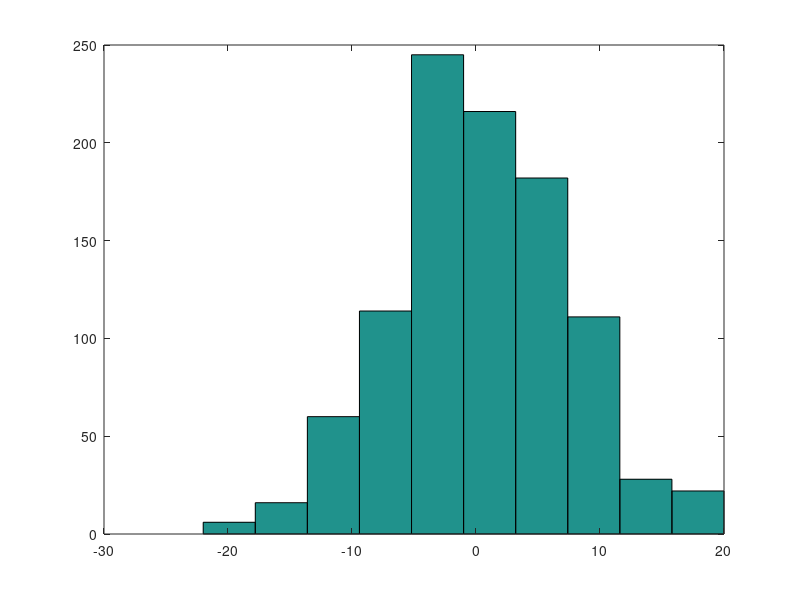
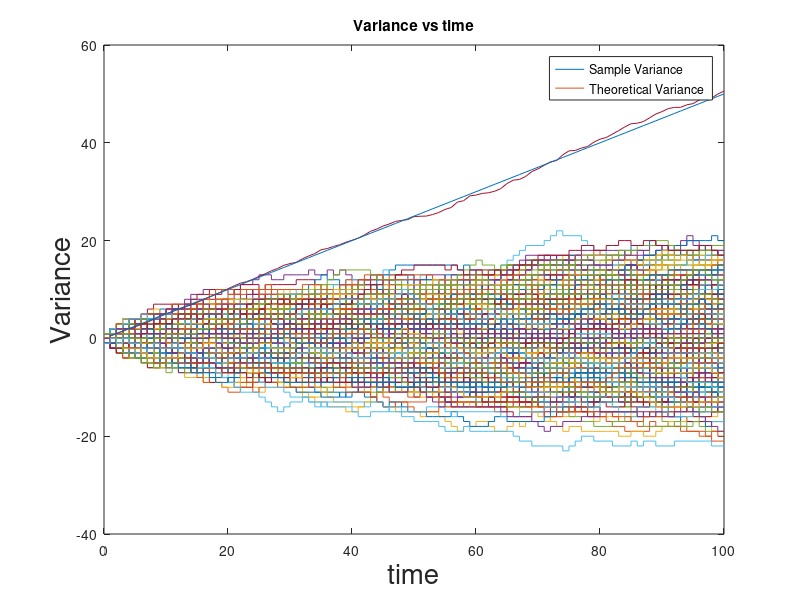

Write MATLAB code to recreate these figures, in order.
% diffusion on a grid via a random walk
clear all
close all
% create a vector of numbers
Np = 1000; % number of particles
X = zeros(Np,1); % initial position

% IC -> all start at 0

alpha = 0.25; % Probability of movement
Nt = 100;  % number of time steps
XS = zeros(Np,Nt); 
YS = zeros(Np,2*Nt); % to plot the jumps


% Specify the movment vector
m(1) = 1; % alpha
m(2) = -1; % 1-2*alpha
m(3) = 0; % alpha

pr = [alpha,2*alpha,1]; % the probabilities in order so 
                        % the random number can choose an index for m
                        % what will you need to change to make this a
                        % biased walk???


for j = 1:Nt % for each time step
    R = rand(Np,1); % set R to be a vector of random numbers, one for each particle
    for k = 1:Np % for each particle
        
       ndx= min(find(R(k)<=pr));% for what probabilites is the random number less than?
                                % take the minimun, and this is the index of pr vector
                                % this determines with m value to choose
                                
       X(k) = X(k) + m(ndx);    % update the random walkers position
       
       XS(k,j) = X(k);             % 
    end
    
  figure(1)
  hist(X)
  pause(0.01)
end

% create a time plot of the position with jumps
for j = 1:Nt
    YS(:,2*j-1) = XS(:,j);
    YS(:,2*j) = XS(:,j);
    T(2*j-1) = j-1;
    T(2*j) = j;
end

%plot the trajectories
figure(2)
plot(T,YS')
xlabel('time step','fontsize',20)
ylabel('position','fontsize',20)

% theoretical variance  (for discrete version)
deltaX = 1; % is the displacement
n = 1;
theoVar = ((deltaX)^2)*2*alpha*(1:Nt);

% What is D?
deltaT = 1; % is the change in time
D = alpha*(deltaX)^2/(deltaT);

% How will you compute D when you have a biased walk?

% use matlab's var() function to estimate the variance of your random walkers XS

% plot the variance!
est = var(XS)-theoVar;

hold on
plot(var(XS))
plot(theoVar)
legend('Sample Variance', 'Theoretical Variance')
title('Variance vs time')
xlabel('time')
ylabel('Variance')
    